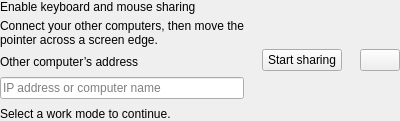
            <widget class="QWidget" name="widgetModeOptions">
             <layout class="QHBoxLayout" name="optionsLayout">
              <property name="leftMargin">
               <number>0</number>
              </property>
              <property name="topMargin">
               <number>0</number>
              </property>
              <property name="rightMargin">
               <number>0</number>
              </property>
              <property name="bottomMargin">
               <number>0</number>
              </property>
              <property name="spacing">
               <number>18</number>
              </property>
              <item>
               <widget class="QWidget" name="modeFields">
                <layout class="QVBoxLayout" name="modeFieldsLayout">
                 <property name="leftMargin">
                  <number>0</number>
                 </property>
                 <property name="topMargin">
                  <number>0</number>
                 </property>
                 <property name="rightMargin">
                  <number>0</number>
                 </property>
                 <property name="bottomMargin">
                  <number>0</number>
                 </property>
                 <property name="spacing">
                  <number>8</number>
                 </property>
                 <item>
                  <widget class="QWidget" name="serverOptions">
                   <layout class="QVBoxLayout" name="serverOptionsLayout">
                    <property name="leftMargin">
                     <number>0</number>
                    </property>
                    <property name="topMargin">
                     <number>0</number>
                    </property>
                    <property name="rightMargin">
                     <number>0</number>
                    </property>
                    <property name="bottomMargin">
                     <number>0</number>
                    </property>
                    <property name="spacing">
                     <number>5</number>
                    </property>
                    <item>
                     <widget class="QLabel" name="lblShareTitle">
                      <property name="text">
                       <string>Enable keyboard and mouse sharing</string>
                      </property>
                      <property name="textFormat">
                       <enum>Qt::TextFormat::PlainText</enum>
                      </property>
                      <property name="role" stdset="0">
                       <string notr="true">subheading</string>
                      </property>
                     </widget>
                    </item>
                    <item>
                     <widget class="QLabel" name="lblShareHint">
                      <property name="text">
                       <string>Connect your other computers, then move the pointer across a screen edge.</string>
                      </property>
                      <property name="textFormat">
                       <enum>Qt::TextFormat::PlainText</enum>
                      </property>
                      <property name="role" stdset="0">
                       <string notr="true">muted</string>
                      </property>
                      <property name="wordWrap">
                       <bool>true</bool>
                      </property>
                     </widget>
                    </item>
                   </layout>
                  </widget>
                 </item>
                 <item>
                  <widget class="QWidget" name="clientOptions">
                   <layout class="QVBoxLayout" name="clientOptionsLayout">
                    <property name="leftMargin">
                     <number>0</number>
                    </property>
                    <property name="topMargin">
                     <number>0</number>
                    </property>
                    <property name="rightMargin">
                     <number>0</number>
                    </property>
                    <property name="bottomMargin">
                     <number>0</number>
                    </property>
                    <property name="spacing">
                     <number>8</number>
                    </property>
                    <item>
                     <widget class="QLabel" name="m_pLabelServerName">
                      <property name="text">
                       <string>Other computer’s address</string>
                      </property>
                      <property name="textFormat">
                       <enum>Qt::TextFormat::PlainText</enum>
                      </property>
                      <property name="role" stdset="0">
                       <string notr="true">muted</string>
                      </property>
                     </widget>
                    </item>
                    <item>
                     <widget class="QLineEdit" name="lineHostname">
                      <property name="placeholderText">
                       <string>IP address or computer name</string>
                      </property>
                      <property name="clearButtonEnabled">
                       <bool>true</bool>
                      </property>
                     </widget>
                    </item>
                   </layout>
                  </widget>
                 </item>
                 <item>
                  <widget class="QLabel" name="lblNoMode">
                   <property name="text">
                    <string>Select a work mode to continue.</string>
                   </property>
                   <property name="textFormat">
                    <enum>Qt::TextFormat::PlainText</enum>
                   </property>
                   <property name="role" stdset="0">
                    <string notr="true">muted</string>
                   </property>
                   <property name="wordWrap">
                    <bool>true</bool>
                   </property>
                  </widget>
                 </item>
                </layout>
               </widget>
              </item>
              <item>
               <widget class="QPushButton" name="btnToggleCore">
                <property name="text">
                 <string>Start sharing</string>
                </property>
                <property name="autoDefault">
                 <bool>false</bool>
                </property>
                <property name="role" stdset="0">
                 <string notr="true">primary</string>
                </property>
               </widget>
              </item>
              <item>
               <widget class="QPushButton" name="btnRestartCore">
                <property name="text">
                 <string />
                </property>
                <property name="autoDefault">
                 <bool>false</bool>
                </property>
                <property name="role" stdset="0">
                 <string notr="true">secondary</string>
                </property>
                <property name="toolTip">
                 <string>Apply changes and restart the connection</string>
                </property>
               </widget>
              </item>
             </layout>
             <property name="minimumSize">
              <size>
               <width>0</width>
               <height>67</height>
              </size>
             </property>
            </widget>
